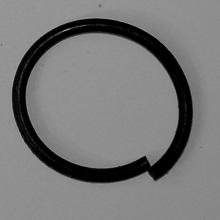
#> input picture images/Oring15.jpg, 220 x 220 px
$ python main.py
#> lines starting #> are read from the running program, lines starting #| are printed output that depends on the picture; after the words box and inside, x2 and y2 are one past the last pixel; in counts of white or black regions, pixels touching at a corner belong together; long printed decimals are rounded
### src/histogram.py
import numpy as np

def compute_historgram(gray):
    hist = np.zeros(256, dtype=np.int64)
    pixels = gray.flatten()


    for v in pixels:
        hist[int(v)] += 1


    return hist

### src/thresholding.py
import numpy as np
from src.histogram import compute_historgram

def otsu_threshold(gray):
    hist = compute_historgram(gray)

    total_pixels = gray.shape[0] * gray.shape[1]

    sum_total = 0
    for i in range(256):
        sum_total += i * hist[i]

    sum_background = 0
    weight_background = 0
    weight_foreground = 0

    max_variance = 0
    threshold = 0

    for t in range(256):
        weight_background += hist[t]
        if weight_background == 0:
            continue

        weight_foreground = total_pixels - weight_background
        if weight_foreground == 0:
            break

        sum_background += t * hist[t]

        mean_background = sum_background / weight_background
        mean_foreground = (sum_total - sum_background) / weight_foreground

        variance_between = weight_background * weight_foreground * (mean_background - mean_foreground) ** 2

        if variance_between > max_variance:
            max_variance = variance_between
            threshold = t

    return threshold

def apply_threshold(gray, t):
    binary = np.zeros_like(gray, dtype=np.uint8)
    binary[gray > t] = 255
    return binary

### src/morphology.py
import numpy as np

def dilation(binary_img):
    rows, cols = binary_img.shape
    output = np.zeros_like(binary_img, dtype=np.uint8)


import numpy as np

def dilation(binary_img):
    rows, cols = binary_img.shape
    output = np.zeros_like(binary_img, dtype=np.uint8)

    for i in range(1, rows-1):
        for j in range(1, cols-1):
            if np.any(binary_img[i-1:i+2, j-1:j+2] == 255):
                output[i, j] = 255
            else:
                output[i, j] = 0

    return output


def erosion(binary_img):
    rows, cols = binary_img.shape
    output = np.zeros_like(binary_img, dtype=np.uint8)

    for i in range(1, rows-1):
        for j in range(1, cols-1):
            if np.all(binary_img[i-1:i+2, j-1:j+2] == 255):
                output[i, j] = 255
            else:
                output[i, j] = 0

    return output

def closing(binary_img):
    dilated = dilation(binary_img)
    closed = erosion(dilated)
    return closed

### src/ccl.py
import numpy as np

def connected_components(binary_img):
    rows, cols = binary_img.shape
    labels = np.zeros_like(binary_img, dtype=np.int32)

    label = 1
    stats = [None]

    for i in range(rows):
        for j in range(cols):

            if binary_img[i, j] == 255 and labels[i, j] == 0:

                stack = [(i, j)]
                labels[i, j] = label

                area = 0
                minx = j
                maxx = j
                miny = i
                maxy = i

                while stack:
                    y, x = stack.pop()
                    area += 1

                    if x < minx:
                        minx = x
                    if x > maxx:
                        maxx = x
                    if y < miny:
                        miny = y
                    if y > maxy:
                        maxy = y

                    neighbours = [(y-1, x), (y+1, x), (y, x-1), (y, x+1)]

                    for ny, nx in neighbours:
                        if 0 <= ny < rows and 0 <= nx < cols:
                            if binary_img[ny, nx] == 255 and labels[ny, nx] == 0:
                                labels[ny, nx] = label
                                stack.append((ny, nx))

                stats.append((area, minx, maxx, miny, maxy))
                label += 1

    return labels, stats


def largest_component_mask(labels, stats):
    if len(stats) <= 1:
        return np.zeros_like(labels, dtype=np.uint8)

    biggest_label = 1
    biggest_area = stats[1][0]

    for i in range(2, len(stats)):
        if stats[i][0] > biggest_area:
            biggest_area = stats[i][0]
            biggest_label = i

    mask = np.zeros_like(labels, dtype=np.uint8)
    mask[labels == biggest_label] = 255

    return mask

### src/analysis.py
import numpy as np

def analyse_ring(ring_mask):

    ring_area = np.sum(ring_mask == 255)

    ys, xs = np.where(ring_mask == 255)

    if len(xs) == 0:
        return "FAIL", 0

    minx = np.min(xs)
    maxx = np.max(xs)
    miny = np.min(ys)
    maxy = np.max(ys)

    bbox_area = (maxx - minx + 1) * (maxy - miny + 1)

    if bbox_area == 0:
        return "FAIL", ring_area

    ratio = ring_area / bbox_area

    if ratio > 0.25:
        result = "PASS"
    else:
        result = "FAIL"

    return result, ratio

### main.py
import cv2 as cv
import numpy as np
import time

from src.thresholding import otsu_threshold, apply_threshold
from src.morphology import closing
from src.ccl import connected_components, largest_component_mask
from src.analysis import analyse_ring


image_paths = [
    "images/Oring15.jpg"
]

# loops through each image path
for path in image_paths:

    # reads image into memory
    img = cv.imread(path)
#> img is the input picture: shape (220, 220, 3); min 0, max 174, mean 120.1

    if img is None:
        print("Error: Could not read image at path: " + path)
        continue

    # convert to grayscale
    gray = cv.cvtColor(img, cv.COLOR_BGR2GRAY)

    start = time.perf_counter()

    t = otsu_threshold(gray)
#> the loop in compute_historgram, `for v in pixels:` made 48400 passes
#> v on passes 1 to 3: 152, 151, 149
#> after the loop in compute_historgram, `for v in pixels:`: hist = 256 values, max 4518 at index 143, min 0 at index 165, mean 189.1
#> the loop in otsu_threshold, `for i in range(256):` made 256 passes
#> sum_total on passes 1 to 3: 0, 598, 1664
#> after the loop in otsu_threshold, `for i in range(256):`: sum_total = 5813546
#> the loop in otsu_threshold, `for t in range(256):` made 175 passes
#> (weight_background, weight_foreground, sum_background, mean_background, mean_foreground, max_variance) on passes 1 to 12: (2503, 45897, 0, 0, 126.7, 1.84e+12), (3101, 45299, 598, 0.193, 128.3, 2.31e+12), (3634, 44766, 1664, 0.458, 129.8, 2.72e+12), (4013, 44387, 2801, 0.698, 130.9, 3.02e+12), (4350, 44050, 4149, 0.954, 131.9, 3.28e+12), (4642, 43758, 5609, 1.21, 132.7, 3.51e+12), (4840, 43560, 6797, 1.4, 133.3, 3.67e+12), (5023, 43377, 8078, 1.61, 133.8, 3.81e+12), (5191, 43209, 9422, 1.82, 134.3, 3.94e+12), (5319, 43081, 10574, 1.99, 134.7, 4.04e+12), (5435, 42965, 11734, 2.16, 135, 4.12e+12), (5532, 42868, 12801, 2.31, 135.3, 4.2e+12)
#> after the loop in otsu_threshold, `for t in range(256):`: max_variance = 5.06e+12; sum_background = 5813372; threshold = 74; weight_background = 48400
#> t = 74

    binary = apply_threshold(gray, t)
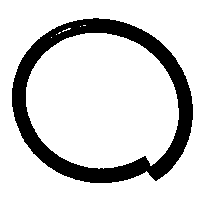
#> binary: shape (220, 220); 85% white; 1 black region, box (x1, y1, x2, y2) and area: (12, 18, 193, 183) 7244
    closed = closing(binary)
#> after the loop in dilation, `for i in range(1, rows-1):`:
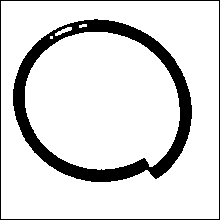
#> output: shape (220, 220); 86.1% white; 2 black regions, box (x1, y1, x2, y2) and area: (13, 19, 192, 182) 5856, (0, 0, 220, 220) 876
#> after the loop in erosion, `for i in range(1, rows-1):`:
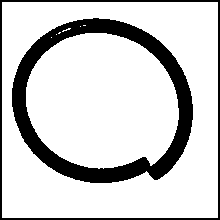
#> output: shape (220, 220); 81.4% white; 2 black regions, box (x1, y1, x2, y2) and area: (12, 18, 193, 183) 7240, (0, 0, 220, 220) 1744

    foreground = 255 - closed
    cv.imshow("Foreground for CCL", foreground)

    labels, stats = connected_components(foreground)
#> after the loop in connected_components, `for i in range(rows):`:
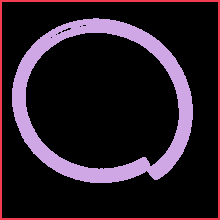
#> labels: shape (220, 220) int32; 3 distinct labels, from 0 to 2; one colour per label, 0 black
#> stats = 3 items
    print("components found:", len(stats) - 1)
#| components found: 2

    ring_mask = largest_component_mask(labels, stats)
#> in largest_component_mask, `biggest_area = stats[1][0]`: biggest_area = 1744
#> the loop in largest_component_mask, `for i in range(2, len(stats)):` made 1 pass
#> (i, biggest_area, biggest_label) on pass 1: (2, 7240, 2)
#> after the loop in largest_component_mask, `for i in range(2, len(stats)):`: biggest_area = 7240; biggest_label = 2
#> ring_mask: shape (220, 220); 15% white; 1 white region, box (x1, y1, x2, y2) and area: (12, 18, 193, 183) 7240
    cv.imshow("Largest Component", ring_mask)

    result, ratio = analyse_ring(ring_mask)
#> in analyse_ring, `ring_area = np.sum(ring_mask == 255)`: ring_area = 7240
#> in analyse_ring, `ys, xs = np.where(ring_mask == 255)`: ys = 7240 values from 18 to 182; xs = 7240 values, max 192 at index 3607, min 12 at index 3123, mean 103.2
#> in analyse_ring, `minx = np.min(xs)`: minx = 12
#> in analyse_ring, `maxx = np.max(xs)`: maxx = 192
#> in analyse_ring, `miny = np.min(ys)`: miny = 18
#> in analyse_ring, `maxy = np.max(ys)`: maxy = 182
#> in analyse_ring, `bbox_area = (maxx - minx + 1) * (maxy - miny + 1)`: bbox_area = 29865
#> in analyse_ring, `ratio = ring_area / bbox_area`: ratio = 0.242
#> result = 'FAIL'; ratio = 0.242

    print("result:", result)
#| result: FAIL
    print("ratio:", ratio)
#| ratio: 0.2424

    end = time.perf_counter()

    print(path, "threshold:", t)
#| images/Oring15.jpg threshold: 74
    print(path, "threshold:", t, "|time:", f"{(end-start): .4f} seconds")
#| images/Oring15.jpg threshold: 74 |time:  0.7626 seconds

    cv.imshow("Original", img)
    cv.imshow("Grayscale", gray)
    cv.imshow("Binary Original", binary)
    cv.imshow("Binary Closed", closed)

cv.waitKey(0)
cv.destroyAllWindows()

$ run again, with images/Oring1.jpg copied over images/Oring15.jpg
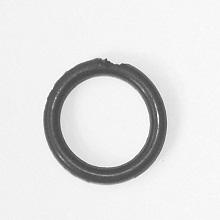
#> input picture images/Oring1.jpg, 220 x 220 px
#> img is the input picture: shape (220, 220, 3); min 55, max 255, mean 225.2
#> the loop in compute_historgram, `for v in pixels:` made 48400 passes
#> v on passes 1 to 3: 240, 240, 240
#> after the loop in compute_historgram, `for v in pixels:`: hist = 256 values, max 6333 at index 243, min 0 at index 0, mean 189.1
#> the loop in otsu_threshold, `for i in range(256):` made 256 passes
#> sum_total on passes 1 to 3: 0, 0, 0
#> after the loop in otsu_threshold, `for i in range(256):`: sum_total = 10901821
#> the loop in otsu_threshold, `for t in range(256):` made 256 passes
#> (weight_background, weight_foreground, sum_background, mean_background, mean_foreground, max_variance) on passes 56, 58, 62, 63, 65, 66, 67, 68: (1, 48399, 55, 55, 225.2, 1.4e+09), (2, 48398, 112, 56, 225.3, 2.77e+09), (3, 48397, 173, 57.67, 225.3, 4.08e+09), (4, 48396, 235, 58.75, 225.3, 5.37e+09), (5, 48395, 299, 59.8, 225.3, 6.62e+09), (8, 48392, 494, 61.75, 225.3, 1.04e+10), (10, 48390, 626, 62.6, 225.3, 1.28e+10), (17, 48383, 1095, 64.41, 225.3, 2.13e+10)
#> after the loop in otsu_threshold, `for t in range(256):`: max_variance = 5.19e+12; sum_background = 10883716; threshold = 169; weight_background = 48400
#> t = 169
#> `binary = apply_threshold(gray, t)`:
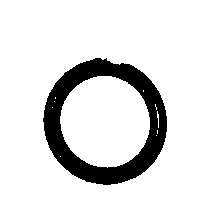
#> binary: shape (220, 220); 88.3% white; 1 black region, box (x1, y1, x2, y2) and area: (43, 58, 167, 185) 5686
#> foreground: shape (220, 220); 15.3% white; 2 white regions, box (x1, y1, x2, y2) and area: (43, 58, 167, 185) 5685, (0, 0, 220, 220) 1744
#> after the loop in connected_components, `for i in range(rows):`:
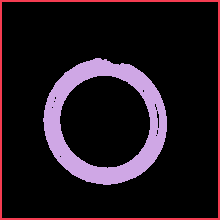
#> labels: shape (220, 220) int32; 3 distinct labels, from 0 to 2; one colour per label, 0 black
#> stats = 3 items
#| components found: 2
#> in largest_component_mask, `biggest_area = stats[1][0]`: biggest_area = 1744
#> the loop in largest_component_mask, `for i in range(2, len(stats)):` made 1 pass
#> (i, biggest_area, biggest_label) on pass 1: (2, 5685, 2)
#> after the loop in largest_component_mask, `for i in range(2, len(stats)):`: biggest_area = 5685; biggest_label = 2
#> ring_mask: shape (220, 220); 11.7% white; 1 white region, box (x1, y1, x2, y2) and area: (43, 58, 167, 185) 5685
#> ring_area = 5685
#> ys = 5685 values from 58 to 184; xs = 5685 values, max 166 at index 2644, min 43 at index 2676, mean 104.6
#> minx = 43
#> maxx = 166
#> miny = 58
#> maxy = 184
#> bbox_area = 15748
#> in analyse_ring, `ratio = ring_area / bbox_area`: ratio = 0.361
#> `result, ratio = analyse_ring(ring_mask)`: result = 'PASS'; ratio = 0.361
#| result: PASS
#| ratio: 0.361
#| images/Oring15.jpg threshold: 169
#| images/Oring15.jpg threshold: 169 |time:  0.7298 seconds

$ run again, with images/Oring10.jpg copied over images/Oring15.jpg
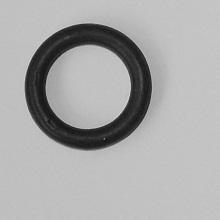
#> input picture images/Oring10.jpg, 220 x 220 px
#> img is the input picture: shape (220, 220, 3); min 9, max 224, mean 169.7
#> the loop in compute_historgram, `for v in pixels:` made 48400 passes
#> v on passes 1 to 3: 192, 192, 192
#> after the loop in compute_historgram, `for v in pixels:`: hist = 256 values, max 6694 at index 193, min 0 at index 0, mean 189.1
#> the loop in otsu_threshold, `for i in range(256):` made 256 passes
#> sum_total on passes 1 to 3: 0, 0, 0
#> after the loop in otsu_threshold, `for i in range(256):`: sum_total = 8212288
#> the loop in otsu_threshold, `for t in range(256):` made 225 passes
#> (weight_background, weight_foreground, sum_background, mean_background, mean_foreground, max_variance) on passes 10, 11, 13, 14, 17, 18, 19, 20: (1, 48399, 9, 9, 169.7, 1.25e+09), (2, 48398, 19, 9.5, 169.7, 2.48e+09), (3, 48397, 31, 10.33, 169.7, 3.69e+09), (4, 48396, 44, 11, 169.7, 4.87e+09), (5, 48395, 60, 12, 169.7, 6.02e+09), (7, 48393, 94, 13.43, 169.7, 8.27e+09), (10, 48390, 148, 14.8, 169.7, 1.16e+10), (20, 48380, 338, 16.9, 169.7, 2.26e+10)
#> `binary = apply_threshold(gray, t)`:
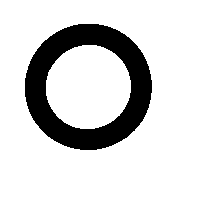
#> binary: shape (220, 220); 85.5% white; 1 black region, box (x1, y1, x2, y2) and area: (25, 24, 152, 150) 7007
#> foreground: shape (220, 220); 18.1% white; 2 white regions, box (x1, y1, x2, y2) and area: (25, 24, 152, 150) 7007, (0, 0, 220, 220) 1744
#> after the loop in connected_components, `for i in range(rows):`:
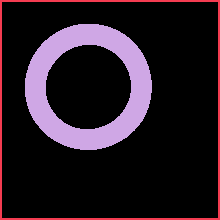
#> labels: shape (220, 220) int32; 3 distinct labels, from 0 to 2; one colour per label, 0 black
#| components found: 2
#> the loop in largest_component_mask, `for i in range(2, len(stats)):` made 1 pass
#> i on pass 1: 2
#| result: PASS
#| ratio: 0.4379
#| images/Oring15.jpg threshold: 117
#| images/Oring15.jpg threshold: 117 |time:  0.7686 seconds
